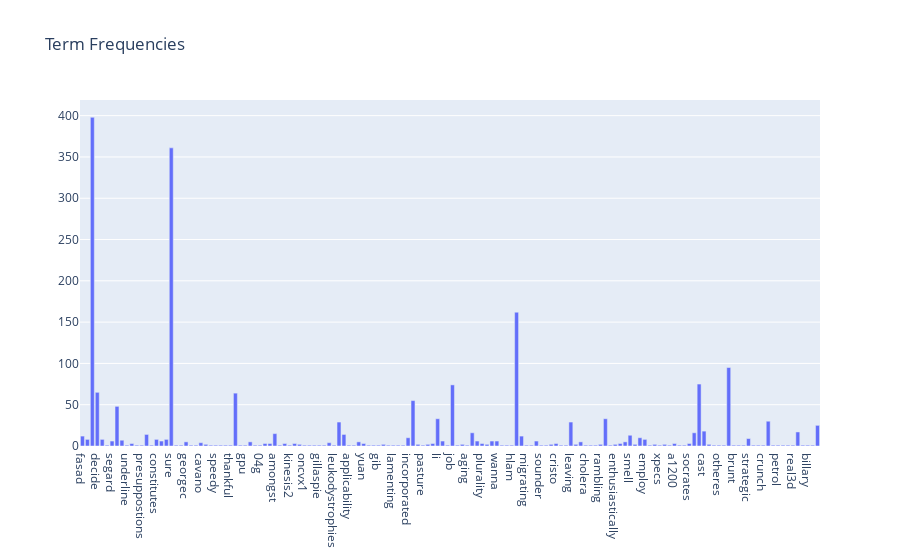

Notebook code for this chart:
### Code cell
# Graphing A Sample
termfreqsample = termfreq.sample(n=150)

tfsdata = [go.Bar(
    x=termfreqsample.index,
    y=termfreqsample['freq']
)]

tfslayout = go.Layout(xaxis=dict(type='category'), title="Term Frequencies")
tfsfig = go.Figure(data=tfsdata, layout=tfslayout)
iplot(tfsfig)

### Figure 1 — Plotly figure (JSON) as saved in the notebook; plotly's stock layout.template omitted (floating-point values rounded to 4 significant figures; data arrays with more than 128 entries replaced by an {"elided": "..."} marker saying what was removed)
{"data": [{"type": "bar", "x": {"elided": "150 str values"}, "y": {"elided": "150 int values"}}], "layout": {"title": {"text": "Term Frequencies"}, "xaxis": {"type": "category"}}}
